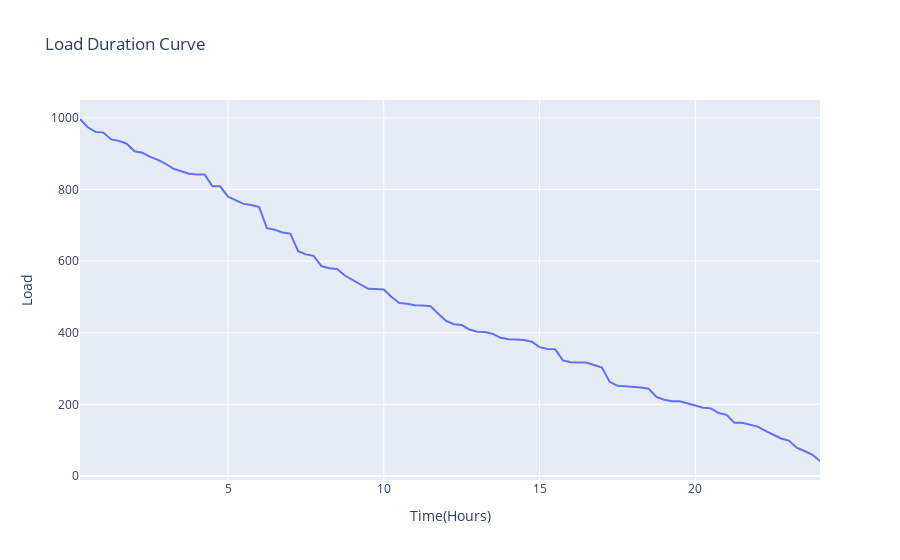

The notebook cell this image was saved under:
### Code cell
fig1 = px.line(data1, x = 'Time(Hours)', y = 'Load', title='Load Duration Curve')
fig1.show()

### Figure 1 — Plotly figure (JSON) as saved in the notebook; plotly's stock layout.template omitted (floating-point values rounded to 4 significant figures)
{"data": [{"hovertemplate": "Time(Hours)=%{x}<br>Load=%{y}<extra></extra>", "legendgroup": "", "line": {"color": "#636efa", "dash": "solid"}, "marker": {"symbol": "circle"}, "mode": "lines", "name": "", "orientation": "v", "showlegend": false, "type": "scatter", "x": [0.25, 0.5, 0.75, 1, 1.25, 1.5, 1.75, 2, 2.25, 2.5, 2.75, 3, 3.25, 3.5, 3.75, 4, 4.25, 4.5, 4.75, 5, 5.25, 5.5, 5.75, 6, 6.25, 6.5, 6.75, 7, 7.25, 7.5, 7.75, 8, 8.25, 8.5, 8.75, 9, 9.25, 9.5, 9.75, 10, 10.25, 10.5, 10.75, 11, 11.25, 11.5, 11.75, 12, 12.25, 12.5, 12.75, 13, 13.25, 13.5, 13.75, 14, 14.25, 14.5, 14.75, 15, 15.25, 15.5, 15.75, 16, 16.25, 16.5, 16.75, 17, 17.25, 17.5, 17.75, 18, 18.25, 18.5, 18.75, 19, 19.25, 19.5, 19.75, 20, 20.25, 20.5, 20.75, 21, 21.25, 21.5, 21.75, 22, 22.25, 22.5, 22.75, 23, 23.25, 23.5, 23.75, 24], "xaxis": "x", "y": [997, 974, 961, 959, 940, 936, 928, 907, 903, 891, 883, 872, 858, 852, 844, 842, 842, 809, 809, 780, 770, 760, 757, 751, 692, 688, 680, 677, 628, 619, 615, 586, 580, 578, 560, 548, 537, 523, 522, 521, 500, 483, 481, 477, 476, 474, 453, 433, 424, 422, 409, 403, 402, 397, 386, 382, 381, 380, 375, 360, 355, 354, 323, 318, 317, 317, 310, 303, 263, 252, 251, 250, 247, 244, 221, 213, 209, 209, 203, 196, 191, 189, 176, 171, 149, 149, 143, 138, 126, 115, 105, 99, 79, 70, 60, 42], "yaxis": "y"}], "layout": {"legend": {"tracegroupgap": 0}, "title": {"text": "Load Duration Curve"}, "xaxis": {"anchor": "y", "domain": [0, 1], "title": {"text": "Time(Hours)"}}, "yaxis": {"anchor": "x", "domain": [0, 1], "title": {"text": "Load"}}}}
